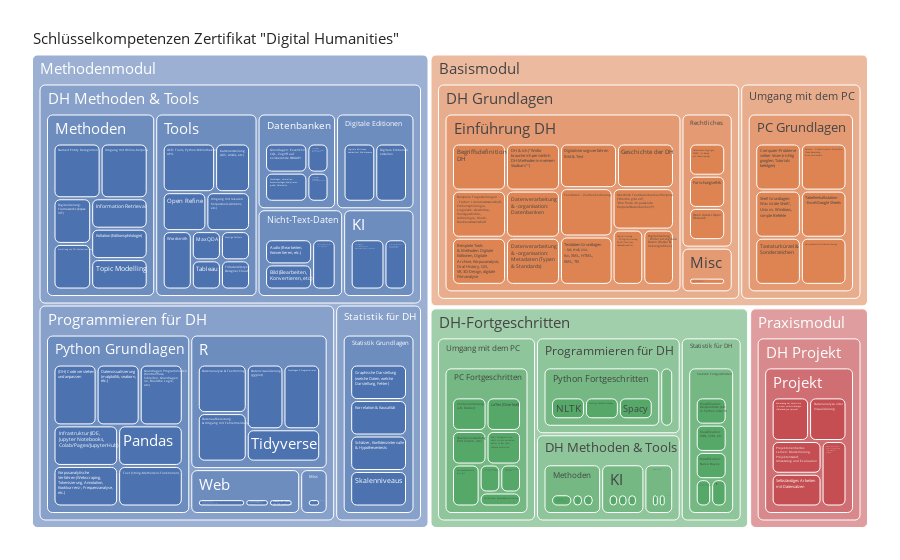

Source (notebook cell):
### Markdown cell above
## Mit AS

### Code cell
import plotly.express as px

fig = px.treemap(df, path=[
    px.Constant('Schlüsselkompetenzen Zertifikat "Digital Humanities"'),
    'Modul_Option2',
    'Bereich',
    'Unterbereich',
    'AS'
    ],
    values='Prio_',
    # hover_data=['Zeitaufwand'],
    # marker_colors = RUB_colors
    # color='Zertifikatsbereich'
)
fig.update_traces(marker=dict(cornerradius=5))
fig.update_layout(margin=dict(t=25, l=25, r=25, b=25))
fig.update_traces(hovertemplate='%{label}')
fig.update_layout(
    template='seaborn',
    font=dict(
        # family="Courier New, monospace",
        size=15,  # Set the font size here
        # color="RebeccaPurple"
    )
)
fig.show()
fig.write_html("AS_4Module.html",  include_plotlyjs='cdn')

### Figure 1 — Plotly figure (JSON) as saved in the notebook; plotly's stock layout.template omitted (floating-point values rounded to 4 significant figures; data arrays with more than 128 entries replaced by an {"elided": "..."} marker saying what was removed)
{"data": [{"branchvalues": "total", "domain": {"x": [0, 1], "y": [0, 1]}, "hovertemplate": "%{label}", "ids": {"elided": "138 str values"}, "labels": {"elided": "138 str values"}, "marker": {"cornerradius": 5}, "name": "", "parents": {"elided": "138 str values"}, "type": "treemap", "values": {"elided": "138 int values"}}], "layout": {"font": {"size": 15}, "legend": {"tracegroupgap": 0}, "margin": {"b": 25, "l": 25, "r": 25, "t": 25}}}
